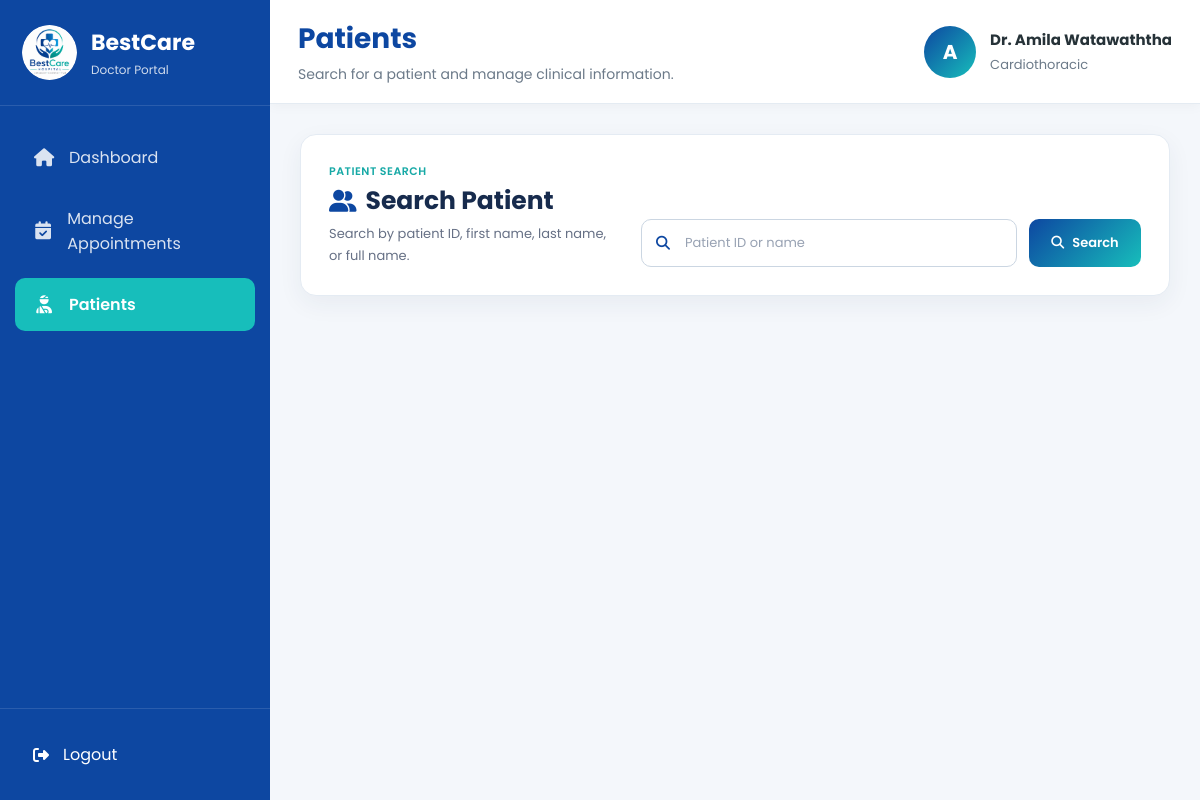
The app's page /doctor_patients.php (signed in) with its own data.
### tables this page shows
CREATE TABLE `doctors` (
  `doctor_id` int(11) NOT NULL,
  `user_id` int(11) NOT NULL,
  `department_id` int(11) NOT NULL,
  `first_name` varchar(50) NOT NULL,
  `last_name` varchar(50) NOT NULL,
  `phone` varchar(15) NOT NULL,
  `specialization` varchar(100) NOT NULL,
  `availability` varchar(100) NOT NULL,
  `created_at` datetime NOT NULL
);

### doctor_patients.php (the view, shortened to what this page needs)
<?php
require_once "db_process/includes/connection.php";
$userId =
    (int) $_SESSION["user_id"];
function e(?string $value): string
{
    return htmlspecialchars(
        $value ?? "",
        ENT_QUOTES,
        "UTF-8"
    );
}
$doctorSql = "
    SELECT
        d.doctor_id,
        d.user_id,
        d.department_id,
        d.first_name,
        d.last_name,
        d.phone,
        d.specialization,
        d.availability,
        dep.department_name,
        u.username,
        u.email,
        u.status
    FROM doctors d
    INNER JOIN users u
        ON d.user_id = u.user_id
    INNER JOIN departments dep
        ON d.department_id =
           dep.department_id
    WHERE d.user_id = ?
      AND u.status = 'Active'
    LIMIT 1
";
$doctorStmt =
    mysqli_prepare(
        $conn,
        $doctorSql
    );
mysqli_stmt_bind_param(
    $doctorStmt,
    "i",
    $userId
);
mysqli_stmt_execute(
    $doctorStmt
);
$doctorResult =
    mysqli_stmt_get_result(
        $doctorStmt
    );
$doctor =
    mysqli_fetch_assoc(
        $doctorResult
    );
$doctorName =
    $doctor["first_name"] .
    " " .
    $doctor["last_name"];
$doctorInitial =
    strtoupper(
        substr(
            $doctor["first_name"],
            0,
            1
        )
    );
$search =
    trim(
        $_GET["search"] ?? ""
    );
?>
<!DOCTYPE html>
<html lang="en">
<head>
    <link rel="stylesheet" href="https://cdnjs.cloudflare.com/ajax/libs/font-awesome/6.7.2/css/all.min.css">
    <link rel="stylesheet" href="css/doctor_dashboard.css">
    <link rel="stylesheet" href="css/doctor_patients.css">
</head>
<body>
<div class="doctor-layout">
    <aside class="doctor-sidebar" id="doctorSidebar">
        <div class="doctor-sidebar-logo">
            <img src="image/logo.png" alt="BestCare Hospital Logo">
            <div>
                <h2>BestCare</h2>
                <span>
                    Doctor Portal
                </span>
            </div>
        </div>
        <nav class="doctor-navigation">
            <a href="doctor_dashboard.php">
                <i class="fa-solid fa-house"></i>
                <span>
                    Dashboard
                </span>
            </a>
            <a href="doctor_appointments.php">
                <i class="fa-solid fa-calendar-check"></i>
                <span>
                    Manage Appointments
                </span>
            </a>
            <a href="doctor_patients.php" class="active">
                <i class="fa-solid fa-user-injured"></i>
                <span>
                    Patients
                </span>
            </a>
        </nav>
        <div class="doctor-sidebar-bottom">
            <a href="logout.php" class="doctor-logout-link">
                <i class="fa-solid fa-right-from-bracket"></i>
                <span>
                    Logout
                </span>
            </a>
        </div>
    </aside>
    <div class="doctor-main">
        <header class="doctor-topbar">
            <div class="doctor-topbar-title">
                <h1>
                    Patients
                </h1>
                <p>
                    Search for a patient and manage
                    clinical information.
                </p>
            </div>
            <div class="doctor-account">
                <div class="doctor-avatar">
                    <?php
                    echo e(
                        $doctorInitial
                    );
                    ?>
                </div>
                <div class="doctor-account-text">
                    <strong>
                        Dr.
                        <?php
                        echo e(
                            $doctorName
                        );
                        ?>
                    </strong>
                    <span>
                        <?php
                        echo e(
                            $doctor[
                                "specialization"
                            ]
                        );
                        ?>
                    </span>
                </div>
            </div>
        </header>
        <main class="doctor-patients-content">
            <section class="search-card">
                <div>
                    <span class="search-card-label">
                        Patient Search
                    </span>
                    <h2>
                        <i class="fa-solid fa-user-group"></i>
                        Search Patient
                    </h2>
                    <p>
                        Search by patient ID, first name,
                        last name, or full name.
                    </p>
                </div>
                <form
                    method="GET"
                    action="doctor_patients.php"
                    class="patient-search-form"
                >
                    <div class="patient-search-input">
                        <input
                            type="search"
                            name="search"
                            placeholder="Patient ID or name"
                            value="<?php
                            echo e($search);
                            ?>"
                            required
                        >
                    </div>
                    <button type="submit" class="search-button">
                        <i class="fa-solid fa-search"></i>
                        Search
                    </button>
                </form>
            </section>
</main>
</div>
</div>
</body>
</html>

### css/doctor_dashboard.css (style rules this page uses)
* { margin: 0; padding: 0; box-sizing: border-box; }
html { scroll-behavior: smooth; }
body { background: #f4f7fb; color: #263238; font-family: "Poppins", sans-serif; }
a { color: inherit; text-decoration: none; }
img { max-width: 100%; display: block; }
.doctor-layout { display: flex; min-height: 100vh; }
.doctor-sidebar { position: fixed; top: 0; left: 0; width: 270px; height: 100vh; display: flex; flex-direction: column; background: #0d47a1; color: #ffffff; overflow-y: auto; z-index: 1000; }
.doctor-sidebar-logo { display: flex; align-items: center; gap: 14px; padding: 25px 22px; border-bottom: 1px solid rgba(255,255,255,0.12); }
.doctor-sidebar-logo img { width: 55px; height: 55px; border-radius: 50%; }
.doctor-sidebar-logo h2 { font-size: 22px; font-weight: 700; }
.doctor-sidebar-logo span { display: block; margin-top: 2px; color: rgba(255,255,255,.8); font-size: 12px; }
.doctor-navigation { display: flex; flex-direction: column; padding: 25px 15px; gap: 8px; flex: 1; }
.doctor-navigation a { display: flex; align-items: center; gap: 14px; padding: 14px 18px; border-radius: 10px; color: rgba(255,255,255,.85); transition: background .30s, color .30s, transform .30s; }
.doctor-navigation a i { width: 22px; text-align: center; font-size: 18px; }
.doctor-navigation a.active { background: #17bebb; color: #ffffff; font-weight: 600; }
.doctor-sidebar-bottom { padding: 20px 15px; border-top: 1px solid rgba(255,255,255,.12); }
.doctor-logout-link { display: flex; align-items: center; gap: 14px; padding: 13px 18px; border-radius: 10px; color: #ffffff; transition: background .3s; }
.doctor-main { flex: 1; margin-left: 270px; min-height: 100vh; }
.doctor-topbar { position: sticky; top: 0; z-index: 900; display: flex; align-items: center; justify-content: space-between; gap: 20px; padding: 18px 28px; background: #ffffff; border-bottom: 1px solid #e4ebf2; box-shadow: 0 2px 12px rgba(0,0,0,.04); }
.doctor-topbar-title h1 { color: #0d47a1; font-size: 28px; font-weight: 700; }
.doctor-topbar-title p { margin-top: 4px; color: #6c7a89; font-size: 14px; }
.doctor-account { display: flex; align-items: center; gap: 14px; }
.doctor-avatar { width: 52px; height: 52px; display: flex; align-items: center; justify-content: center; border-radius: 50%; background: linear-gradient( 135deg, #0d47a1, #17bebb ); color: #ffffff; font-size: 20px; font-weight: 700; }
.doctor-account-text strong { display: block; color: #263238; font-size: 15px; }
.doctor-account-text span { color: #6c7a89; font-size: 13px; }

### css/doctor_patients.css (style rules this page uses)
.doctor-patients-content { padding: 30px; background: #f4f7fb; }
.search-card { display: flex; align-items: flex-end; justify-content: space-between; gap: 28px; margin-bottom: 28px; padding: 28px; border: 1px solid #e4ebf3; border-radius: 16px; background: #ffffff; box-shadow: 0 8px 24px rgba(31, 57, 82, 0.06); }
.search-card > div { min-width: 0; flex: 1; }
.search-card-label { display: block; margin-bottom: 5px; color: #17a9a6; font-size: 11px; font-weight: 600; letter-spacing: 0.5px; text-transform: uppercase; }
.search-card h2 { display: flex; align-items: center; gap: 9px; margin: 0 0 5px; color: #172b4d; font-size: 25px; font-weight: 700; line-height: 1.3; }
.search-card h2 i { color: #0d47a1; font-size: 22px; }
.search-card p { margin: 0; color: #667085; font-size: 13px; line-height: 1.7; }
.patient-search-form { display: flex; align-items: center; gap: 12px; width: min(500px, 100%); flex-shrink: 0; }
.patient-search-input { position: relative; flex: 1; min-width: 0; }
.patient-search-input input { width: 100%; height: 48px; padding: 0 15px 0 43px; border: 1px solid #cbd6e2; border-radius: 10px; background: #ffffff; color: #263238; font-family: "Poppins", sans-serif; font-size: 13px; outline: none; transition: border-color 0.3s ease, box-shadow 0.3s ease, background 0.3s ease; }
.patient-search-input input::placeholder { color: #98a2b3; }
.search-button { display: inline-flex; align-items: center; justify-content: center; gap: 8px; min-width: 112px; height: 48px; padding: 0 18px; border: none; border-radius: 10px; background: linear-gradient( 135deg, #0d47a1, #17bebb ); color: #ffffff; font-family: "Poppins", sans-serif; font-size: 13px; font-weight: 600; cursor: pointer; transition: transform 0.3s ease, box-shadow 0.3s ease, filter 0.3s ease; }

### records on screen
doctors: first_name "A", doctorName "Amila Watawaththa", specialization "Cardiothoracic"
